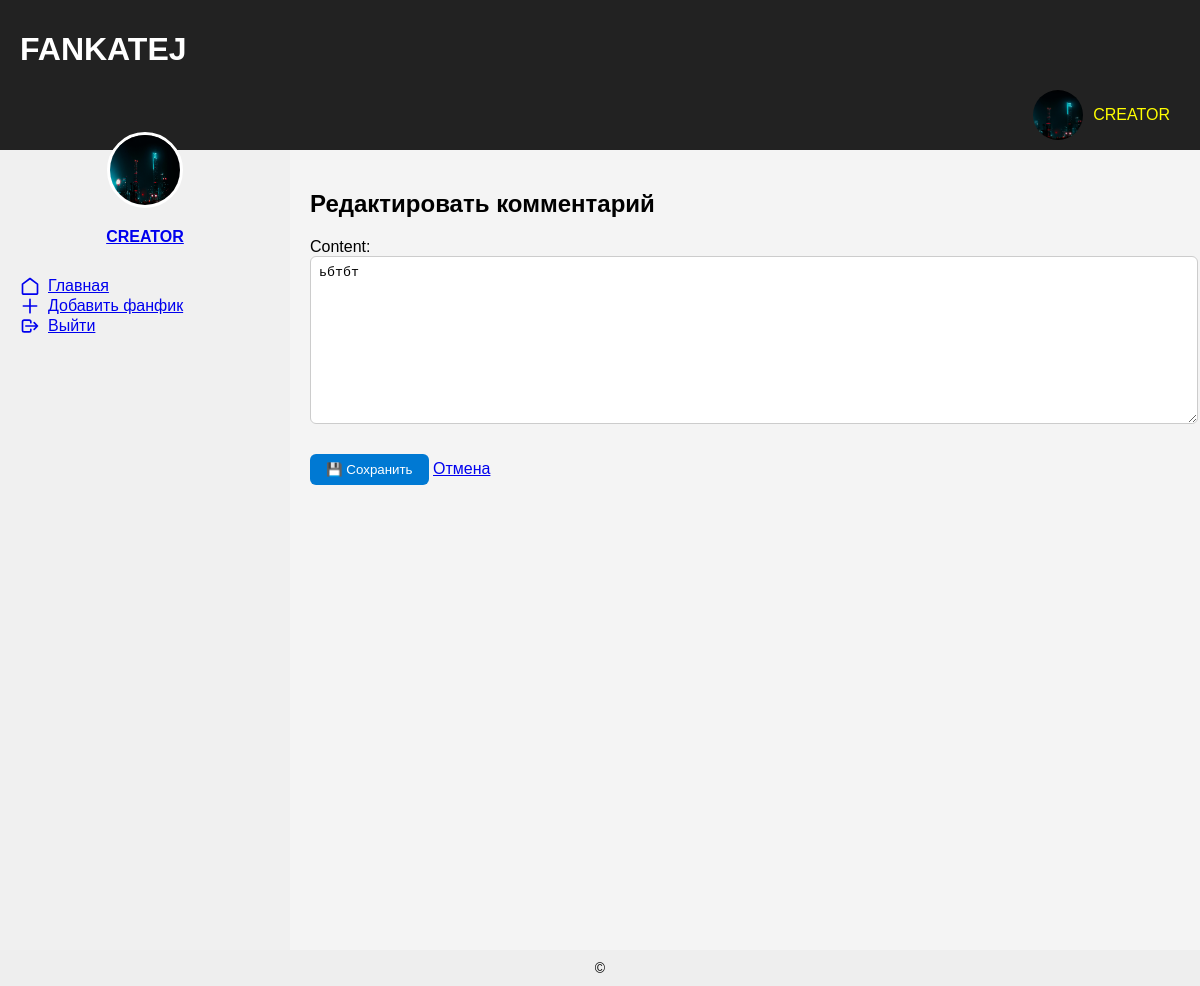
Screenshot of /posts/comment/29/edit/ (signed in) with the database file from the repository.
### accounts/models.py (models this page shows, shortened)
class CustomUser(AbstractUser):
    email = models.EmailField(unique=True,)
    avatar = models.ImageField(upload_to='avatars/', default=default_avatar)
    cover = models.ImageField(upload_to='covers/', default='default_cover.jpg')  # Обложка профиля
    bio = models.TextField(blank=True)
    following = models.ManyToManyField('self', symmetrical=False, related_name='followers', blank=True)

### posts/models.py (models this page shows, shortened)
class Comment(models.Model):
    post = models.ForeignKey(Post, related_name='comments', on_delete=models.CASCADE)
    user = models.ForeignKey(User, on_delete=models.CASCADE)
    content = models.TextField()
    parent = models.ForeignKey('self', null=True, blank=True, related_name='replies', on_delete=models.CASCADE)
    created_at = models.DateTimeField(auto_now_add=True)

### posts/views.py (the view)
# urls.py: path('comment/<int:comment_id>/edit/', views.edit_comment, name='edit_comment'),
@login_required
def edit_comment(request, comment_id):
    comment = get_object_or_404(Comment, id=comment_id)
    if request.user != comment.user:
        return redirect('post_detail', pk=comment.post.pk)
    if request.method == 'POST':
        form = CommentForm(request.POST, instance=comment)
        if form.is_valid():
            form.save()
            messages.success(request, "Комментарий успешно обновлён.")
            return redirect('post_detail', pk=comment.post.pk)
    else:
        form = CommentForm(instance=comment)
    return render(request, 'posts/edit_comment.html', {'form': form, 'comment': comment})

### posts/forms.py (shortened to what this page needs)
class CommentForm(forms.ModelForm):
    class Meta:
        model = Comment
        fields = ['content']
    def __init__(self, *args, **kwargs):
        self.post = kwargs.pop('post', None)
        self.parent = kwargs.pop('parent', None)
        super().__init__(*args, **kwargs)

### posts/templates/posts/edit_comment.html (shortened to what this page needs)
{% extends 'base.html' %}
{% block content %}
<h2>Редактировать комментарий</h2>
<form method="post">
    {{ form.as_p }}
    <button type="submit">💾 Сохранить</button>
    <a href="{% url 'post_detail' comment.post.pk %}">Отмена</a>
</form>
{% endblock %}

### accounts/templates/base.html (shortened to what this page needs)
{% load static %}
<!DOCTYPE html>
<html lang="ru">
<head>
    <link rel="stylesheet" href="{% static 'css/style.css' %}">
    </head>
    <body>
        <header>
            <h1>FANKATEJ</h1>
        <nav style="display: flex; align-items: center;">
                <a href="{% url 'profile' %}" style="display: flex; align-items: center; margin-left: auto; text-decoration: none;">
                    <img src="{{ user.avatar.url }}" alt="Аватар" width="50" height="50"
                         style="border-radius: 50%; margin-left: 10px; object-fit: cover;">
                    <span style="color:yellow; margin-left: 10px;">{{ user.username }}</span>
                </a>
        </nav>
    </header>
    <div style="display: flex; min-height: 100vh;">
        <aside style="width: 250px; background: #f0f0f0; padding: 20px;">
            {% if user.is_authenticated %}
                <div style="text-align: center;">
                    <div style="position: relative;">
                        <img src="{{ user.avatar.url }}" alt="Avatar"
                             style="width: 70px; height: 70px; border-radius: 50%; border: 3px solid white;
                             position: absolute; bottom: -20px; left: 50%; transform: translateX(-50%);">
                    </div>
                    <div style="margin-top: 40px;">
                        <a href="{% url 'user_profile' user.username %}" style="font-weight: bold;">{{ user.username }}</a>
                    </div>
                </div>
                <ul style="list-style: none; padding: 0; margin-top: 30px;">
                    <li>
                        <a href="/" style="display: flex; align-items: center; gap: 8px;">
                            <svg xmlns="http://www.w3.org/2000/svg" fill="none" viewBox="0 0 24 24" stroke="currentColor" width="20" height="20">
                                <path stroke-linecap="round" stroke-linejoin="round" stroke-width="2"
                                      d="M3 9.75L12 3l9 6.75V21a.75.75 0 01-.75.75H3.75A.75.75 0 013 21V9.75z"/>
                            </svg>
                            Главная
                        </a>
                    </li>
                    <li>
                        <a href="{% url 'create_post' %}" style="display: flex; align-items: center; gap: 8px;">
                            <svg xmlns="http://www.w3.org/2000/svg" fill="none" viewBox="0 0 24 24" stroke="currentColor" width="20" height="20">
                                <path stroke-linecap="round" stroke-linejoin="round" stroke-width="2"
                                      d="M12 4v16m8-8H4"/>
                            </svg>
                            Добавить фанфик
                        </a>
                    </li>
                    <li>
                        <a href="{% url 'logout' %}" style="display: flex; align-items: center; gap: 8px;">
                            <svg xmlns="http://www.w3.org/2000/svg" fill="none" viewBox="0 0 24 24" stroke="currentColor" width="20" height="20">
                                <path stroke-linecap="round" stroke-linejoin="round" stroke-width="2"
                                      d="M17 16l4-4m0 0l-4-4m4 4H7m6 4v1a2 2 0 01-2 2H5a2 2 0 01-2-2V7a2 2 0 012-2h6a2 2 0 012 2v1"/>
                            </svg>
                            Выйти
                        </a>
                    </li>
                </ul>
            {% endif %}
        </aside>
        <main style="flex: 1; padding: 20px;">
            {% block content %}{% endblock %}
        </main>
    </div>
    <footer>
        &copy

### static/css/style.css (style rules this page uses)
body { font-family: sans-serif; margin: 0; padding: 0; background-color: #f4f4f4; }
header { background-color: #222; color: #fff; padding: 10px 20px; }
nav a { color: #fff; margin-right: 10px; text-decoration: none; }
footer { background-color: #eee; padding: 10px 20px; text-align: center; font-size: 14px; }
button, button[type="submit"] { cursor: pointer; }
button[type="submit"] { background-color: #0079d3; color: white; border: none; padding: 8px 16px; border-radius: 6px; }
textarea { width: 100%; border-radius: 6px; padding: 8px; border: 1px solid #ccc; resize: vertical; margin-bottom: 10px; }

### rows the page displays
CustomUser: avatar (picture), username "CREATOR"
Comment: content "ьбтбт"
